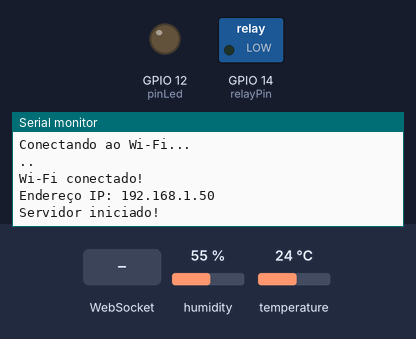
A sketch run on a simulated ESP8266 (NodeMCU). Parts: switched loads named in the sketch (green lamp = pin HIGH), output pins drawn as LEDs (lit = HIGH), the last lines printed to the serial monitor. The test bench sets the inputs (shaded band); at power-on: humidity 55 %, temperature 24 °C. WiFi joins after 1.5 s; servers stay silent unless stated.

Above: at 3.2 s.
3.3 s: WebSocket text "relay2" received
At 4.0 s:
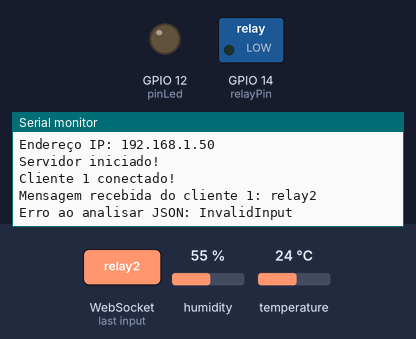
4.8 s: WebSocket text "true" received
At 5.2 s:
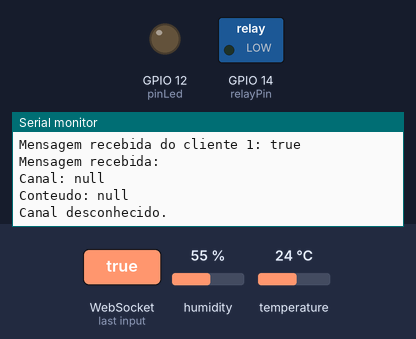
6.3 s: WebSocket text "luz" received
At 7.5 s:
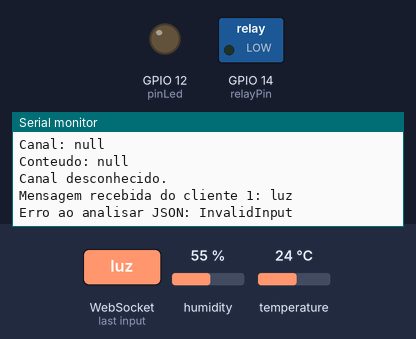

Measured:
- after the input at 3.3 s, the serial monitor: prints a new line at once (image 1)
- after the input at 4.8 s, the serial monitor: prints a new line at once (image 2)
- after the input at 6.3 s, the serial monitor: prints a new line at once (image 3)

The sketch:

main.ino
```cpp
#include <WiFi.h>
#include <ESPAsyncWebServer.h>
#include <AsyncWebSocket.h>
#include <Arduino.h>
#include <IRremoteESP8266.h>
#include <IRsend.h>
#include <DHT.h>
#include <ArduinoJson.h>

#include "config.h"

const int IRSendPin = 13;
const int pinLed = 12;
const int relayPin = 14;
const int motor1Pin = 27;
const int tempPin = 27;

unsigned long previousMillis = 0;  // Armazena o último momento em que os dados foram enviados
const long interval = 1500;  // Intervalo de 1,5 segundos

IRsend irsend(IRSendPin);
AsyncWebServer server(80);
AsyncWebSocket ws("/ws");
DHT dht(tempPin, DHT11);

uint16_t rawData[] = {8974, 4466,  564, 562,  564, 562,  564, 1676,  564, 562,  564, 562,  564, 562,  564, 562,  564, 562,  564, 1676,  564, 1676,  564, 560,  564, 1676,  564, 1674,  564, 1676,  564, 1674,  564, 1676,  564, 562,  564, 562,  566, 562,  564, 1676,  564, 562,  564, 562,  564, 562,  564, 560,  564, 1674,  566, 1674,  564, 1676,  564, 562,  564, 1676,  564, 1676,  564, 1676,  564, 1676,  564, 39700,  8950, 2240,  564};  // NEC 20DF10EF

void handleLuz(bool status);
void handleMotor1(bool status);
void handleTv(bool status);
void processMessage(String message);

void setup() {
  // Definição dos pinos
  pinMode(pinLed, OUTPUT);
  pinMode(relayPin, OUTPUT);
  pinMode(motor1Pin, OUTPUT);

  irsend.begin();
  dht.begin();

  // Conexão com a rede Wi-Fi
  Serial.begin(115200);
  WiFi.begin(WIFI_SSID, WIFI_PASSWORD);

  Serial.println("Conectando ao Wi-Fi...");
  while (WiFi.status() != WL_CONNECTED) {
    delay(1000);
    Serial.print(".");
  }

  Serial.println("\nWi-Fi conectado!");
  Serial.print("Endereço IP: ");
  Serial.println(WiFi.localIP());

  ws.onEvent(onWebSocketEvent);
  server.addHandler(&ws);
  server.begin();

  Serial.println("Servidor iniciado!");
}

void loop() {
  unsigned long currentMillis = millis();

  // Verifica se o intervalo passou
  if (currentMillis - previousMillis >= interval) {
    previousMillis = currentMillis;

    // Gera um valor aleatório entre 10 e 30
    // int v = random(10, 30);
    float temp = dht.readTemperature();
    float umidade = dht.readHumidity();

    // // Cria a mensagem com o valor gerado
    // String message = "Temperatura atual: " + String(temp) + "; Umidade: " + String(umidade);

    // // Verifica se o WebSocket está conectado
    // if (webSocket.isConnected()) {
    //   webSocket.sendTXT(message);
    //   // Serial.println("Mensagem enviada: " + message);
    // } else {
    //   Serial.println("WebSocket desconectado.");
    // }

    StaticJsonDocument<200> doc;
    doc["temp"] = temp;
    doc["humidity"] = umidade;
    doc["relay1"] = !digitalRead(relayPin);
    // doc["relay2"] = !digitalRead(relayPin);
    // doc["relay3"] = !digitalRead(relayPin);
    // doc["relay4"] = !digitalRead(relayPin);
    // doc["tv"] = digitalRead()

    // Converte para string
    String jsonString;
    serializeJson(doc, jsonString);

    // Envia via WebSocket
    ws.textAll(jsonString);
  }
}

void onWebSocketEvent(AsyncWebSocket* server, AsyncWebSocketClient* client, AwsEventType type, void* arg, uint8_t* data, size_t len) {
  if (type == WS_EVT_CONNECT) {
    Serial.printf("Cliente %u conectado!\n", client->id());
  } else if (type == WS_EVT_DISCONNECT) {
    Serial.printf("Cliente %u desconectado!\n", client->id());
  } else if (type == WS_EVT_DATA) {
    AwsFrameInfo* info = (AwsFrameInfo*)arg;
    if (info->opcode == WS_TEXT) {
      String message = "";
      for (size_t i = 0; i < len; i++) {
        message += (char)data[i];
      }
      Serial.printf("Mensagem recebida do cliente %u: %s\n", client->id(), message.c_str());

      // Processa o JSON recebido
      processMessage(message);
    }
  }
}

void handleLuz(bool status) {
  if(status) {
    digitalWrite(relayPin, LOW);
    Serial.println("LUZ Ligada");
  } else {
    digitalWrite(relayPin, HIGH);
    Serial.println("LUZ Desligada");
  }
}

void handleMotor1(bool status) {
  if(status) {
      digitalWrite(motor1Pin, HIGH);
      Serial.println("Motor Ligado");
  } else {
      digitalWrite(motor1Pin, LOW);
      Serial.println("Motor desligado");
  }
}

void handleTv(bool status) {
  irsend.sendRaw(rawData, 67, 38);
  if(status) {
    Serial.println("TV Ligada");
  } else {
    Serial.println("TV Desligada");
  }
}


void processMessage(String message) {
  // Cria um objeto JSON
  StaticJsonDocument<200> doc;

  // Tenta analisar o JSON recebido
  DeserializationError error = deserializeJson(doc, message);
  if (error) {
    Serial.print("Erro ao analisar JSON: ");
    Serial.println(error.c_str());
    return;
  }

  // Extraia os valores do JSON
  String channel = doc["channel"];
  String content = doc["content"];

  Serial.println("Mensagem recebida:");
  Serial.print("Canal: ");
  Serial.println(channel);
  Serial.print("Conteudo: ");
  Serial.println(content);
  bool status = (content == "true");

  if (channel == "luz") {
    handleLuz(status);
  } else if (channel == "tv") {
    handleTv(status);
  } else if (channel == "motor1") {
    handleMotor1(status);
  } else if (channel == "ar") {
    // Ação para o canal "ar"
  } else if (channel == "msg") {
    // Ação para o canal "msg"
  } else {
    Serial.println("Canal desconhecido.");
  }
}
```

config-example.h
```cpp
#ifndef CONFIG_H
#define CONFIG_H

// Variáveis sensíveis
#define WIFI_SSID "seu_wifi"
#define WIFI_PASSWORD "sua_senha"

#endif
```
